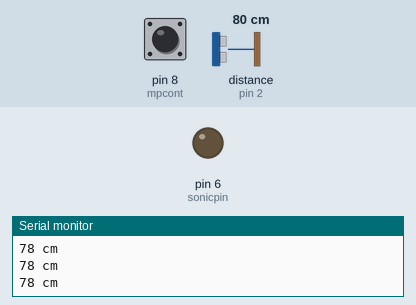
This sketch was run on a simulated Arduino Uno, built with avr-gcc and run on an emulated ATmega328P. Parts: output pins drawn as LEDs (lit = HIGH), the last lines printed to the serial monitor. Wiring (inferred from the names in the program): ultrasonic range finder: trigger pin 3; echo pin 2. The inputs (shaded band) are chosen by the test bench; at power-on: distance to the obstacle (sensor on pin 2) 80 cm, pin 8 (mpcont) HIGH. The echo pulse lasts 58.3 µs per cm; the audio player accepts every command and is not drawn; pins used as bus, display or sensor lines are not drawn.

Above: at 1.7 s.
1.8 s: distance to the obstacle (sensor on pin 2) set to 17 cm
3.3 s: distance to the obstacle (sensor on pin 2) set to 14 cm
At 4.4 s:
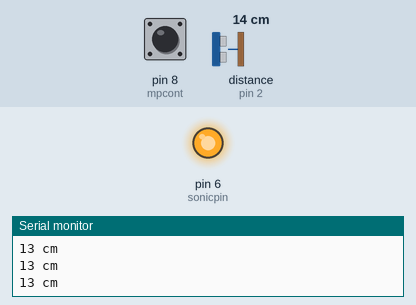
4.8 s: distance to the obstacle (sensor on pin 2) set to 18 cm
At 5.2 s:
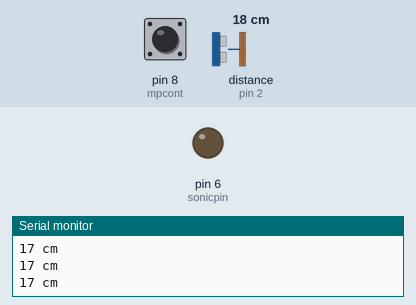
6.3 s: distance to the obstacle (sensor on pin 2) set to 2 cm
At 7.6 s:
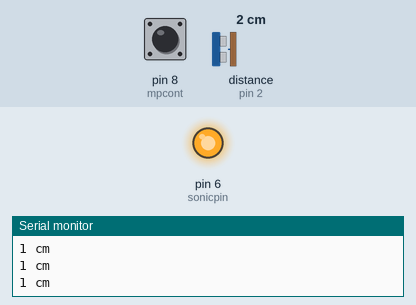
Timing chart, 0 to 9.3 s (numbered marks = the images above; inputs shaded):
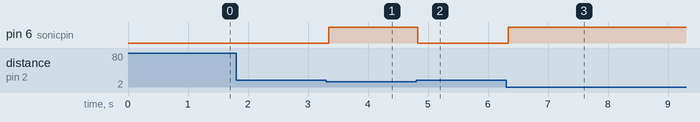

The sketch:

main.ino
```cpp
#include <SoftwareSerial.h>
#include <DFRobotDFPlayerMini.h>
SoftwareSerial MP3Module(4, 5);
DFRobotDFPlayerMini MP3Player;
#define echoPin 2
#define trigPin 3 //sonic sensor pins
#define mode 10 // mode selection
#define sonicpin 6 // c
#define mpcont 8  // input to control mp3 on/off

long duration; // variable for the duration of sound wave travel
int distance; // variable for the distance measurement
int adv = 3;
int save;
int count;

void setup () {

  Serial.begin (9600);
  MP3Module.begin(9600);
  if (!MP3Player.begin(MP3Module)) { //mp3 module check
    Serial.println(F("MP3 failed"));
    while (true);


  }
  delay(1);
  pinMode(trigPin, OUTPUT); // Set the trigPin as an output
  pinMode(echoPin, INPUT); // Set the echoPin as an input
  pinMode(mpcont, INPUT_PULLUP); // pin between boards

  pinMode(mode, INPUT_PULLUP);
  pinMode(sonicpin, OUTPUT);
  Serial.begin(9600); // baudrate speed

  MP3Player.volume(10);  //mp3 volume
  MP3Player.loop(1);


}

void loop () {

  digitalWrite(trigPin, LOW);
  delayMicroseconds(2);
  digitalWrite(trigPin, HIGH);
  delayMicroseconds(10);
  digitalWrite(trigPin, LOW);
  duration = pulseIn(echoPin, HIGH);

  distance = duration * 0.034 / 2;

  if(distance<800){
    save = save + distance;
    count = count + 1;
  }
  if(count>5){
    count = 0;
    save = 0;
  }
  Serial.print(distance);
  Serial.println(" cm");

  if(distance>15){
   MP3Player.stopAdvertise();
   adv = 3;
   digitalWrite(sonicpin, LOW);
 }
 if(distance<15){
  if(adv==3){
   MP3Player.advertise(1);
   adv = 2;
  }
  digitalWrite(sonicpin, HIGH);
  }

 if(digitalRead(mpcont)==LOW){
   MP3Player.volume(0);
 }
 if(digitalRead(mpcont)==HIGH){
   MP3Player.volume(10);
 }
}
```

Measured:
- the behaviour switches between 16 and 15 cm on distance to the obstacle (sensor on pin 2) (found by bisection; images 0 and 1)
- after the input at 3.3 s, pin 6 (sonicpin): LOW → HIGH at once
- after the input at 4.8 s, pin 6 (sonicpin): HIGH → LOW at once
- after the input at 6.3 s, pin 6 (sonicpin): LOW → HIGH at once
